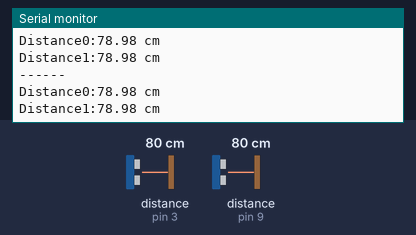
A sketch run on a simulated Arduino Uno, built with avr-gcc and run on an emulated ATmega328P. Parts: the last lines printed to the serial monitor. Wiring (inferred from the names in the program): 2 × ultrasonic range finder: trigger pin 2, echo pin 3 / trigger pin 8, echo pin 9. The inputs (shaded band) are chosen by the test bench; at power-on: distance to the obstacle (sensors on pin 3, pin 9) 80 cm. The echo pulse lasts 58.3 µs per cm.

Above: at 1.3 s.
1.4 s: distance to the obstacle (sensor on pin 3) set to 2 cm
At 1.86 s:
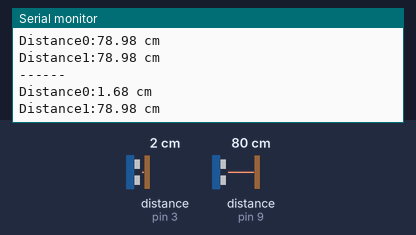
2.9 s: distance to the obstacle (sensor on pin 9) set to 2 cm
At 3.38 s:
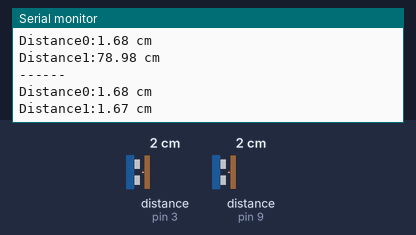
4.4 s: distance to the obstacle (sensor on pin 3) set to 4 cm
At 4.88 s:
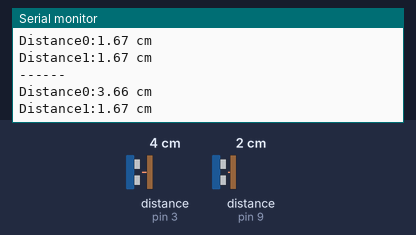
5.9 s: distance to the obstacle (sensor on pin 9) set to 4 cm
At 6.39 s:
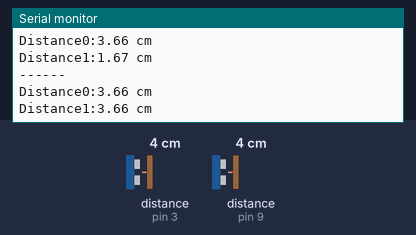
Timing chart, 0 to 8.4 s (numbered marks = the images above; inputs shaded):
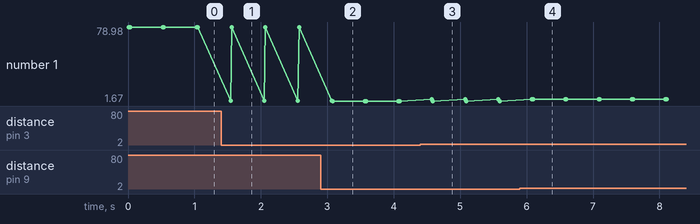

The sketch:

Echo.ino
```cpp
#include <Arduino.h>

#define trigPin0 2
#define echoPin0 3

#define trigPin1 8
#define echoPin1 9

double Duration0 = 0;
double Duration1 = 0;

double Distance0 = 0;
double Distance1 = 0;

void setup() {
  Serial.begin(9600);
  pinMode(echoPin0, INPUT);
  pinMode(trigPin0, OUTPUT);
  pinMode(echoPin1, INPUT);
  pinMode(trigPin1, OUTPUT);
  Serial.print("Start!");
}

void loop() {
  Serial.println("------");
  digitalWrite(trigPin0, LOW);
  delayMicroseconds(2);
  digitalWrite(trigPin0, HIGH);
  delayMicroseconds(10);
  digitalWrite(trigPin0, LOW);
  Duration0 = pulseIn(echoPin0, HIGH);
  if (Duration0 > 0) {
    Duration0 = Duration0 / 2;
    Distance0 = Duration0 * 340 * 100 / 1000000;
    Serial.print("Distance0:");
    Serial.print(Distance0);
    Serial.println(" cm");
  }

  digitalWrite(trigPin1, LOW);
  delayMicroseconds(2);
  digitalWrite(trigPin1, HIGH);
  delayMicroseconds(10);
  digitalWrite(trigPin1, LOW);
  Duration1 = pulseIn(echoPin1, HIGH);
  if (Duration1 > 0) {
    Duration1 = Duration1 / 2;
    Distance1 = Duration1 * 340 * 100 / 1000000;
    Serial.print("Distance1:");
    Serial.print(Distance1);
    Serial.println(" cm");
  }

  delay(500);
}
```

Measured:
- after the input at 1.4 s, the serial monitor: prints a new line after 0.14 s (image 1)
- after the input at 2.9 s, the serial monitor: prints a new line after 0.18 s (image 2)
- after the input at 4.4 s, the serial monitor: prints a new line after 0.17 s (image 3)
- after the input at 5.9 s, the serial monitor: prints a new line after 0.20 s (image 4)
- plotted number 1: 78.98 → 1.67 after the input at 2.9 s
